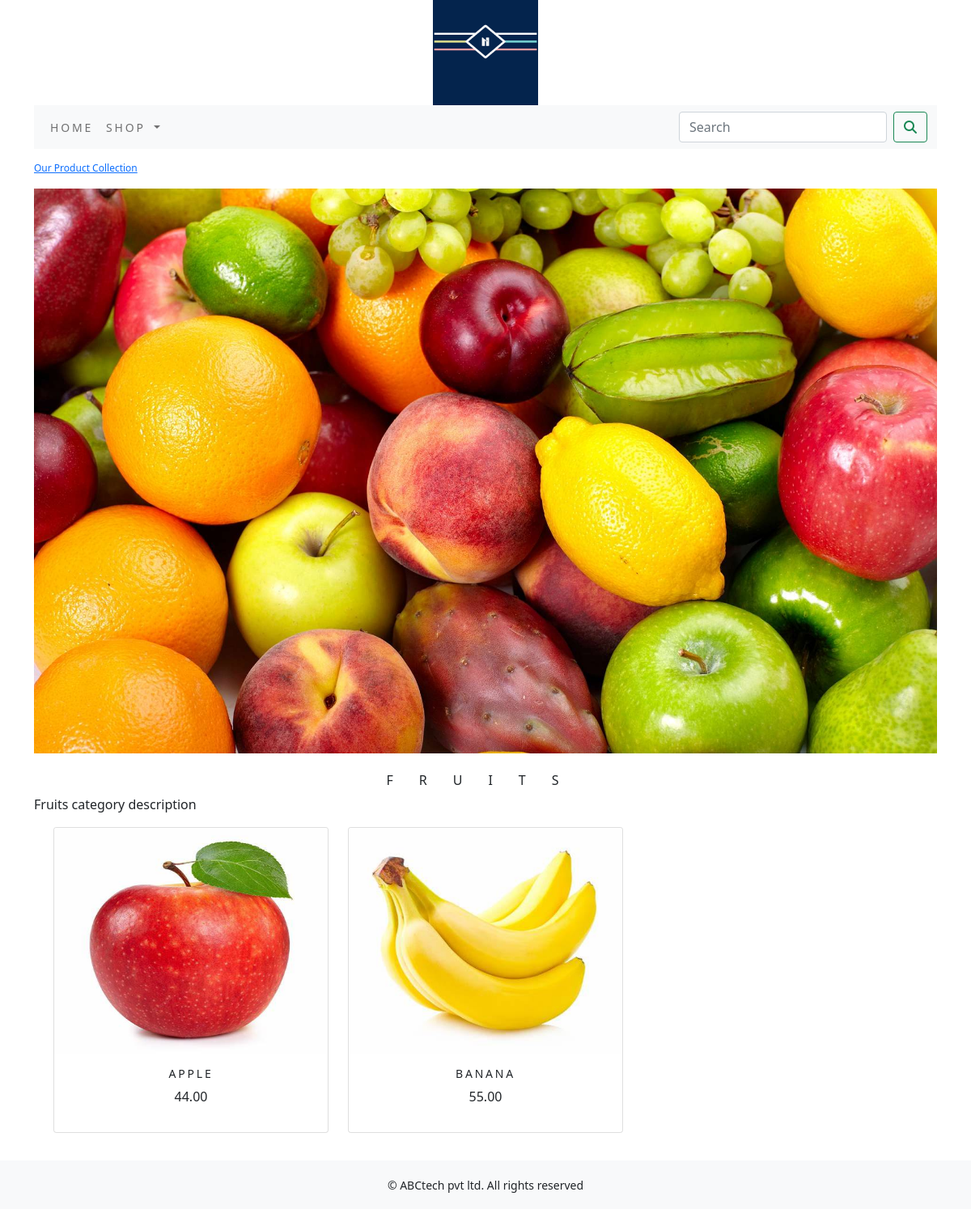
The app's page /shop/fruits/ with its own data.
### ecommerceApp1/models.py (models this page shows, shortened)
class Category(models.Model):
    name=models.CharField(max_length=250,unique=True)
    slug=models.SlugField(max_length=250,unique=True)
    description=models.TextField(blank=True)
    image=models.ImageField(upload_to='category',blank=True)
    class Meta:
        ordering= ('name', )
        verbose_name='category'
        verbose_name_plural = 'categories'
    def get_url(self):
        return reverse('ecommerceApp1:products_by_category', args=[self.slug])

class Product(models.Model):
    name = models.CharField(max_length=250, unique=True)
    slug = models.SlugField(max_length=250, unique=True)
    description = models.TextField(blank=True)
    price = models.DecimalField(max_digits=10, decimal_places=2)
    category = models.ForeignKey(Category,on_delete=models.CASCADE)
    image = models.ImageField(upload_to='product', blank=True)
    stock = models.IntegerField()
    available = models.BooleanField(default=True)
    created = models.DateTimeField(auto_now_add=True)
    updated = models.DateTimeField(auto_now=True)
    class Meta:
        ordering = ('name',)
        verbose_name = 'product'
        verbose_name_plural = 'products'
    def get_url(self):
        return reverse('ecommerceApp1:prodCatDetail', args=[self.category.slug,self.slug])

### ecommerceApp1/views.py (the view)
# urls.py: path('',views.allProdCat,name='allProdCat'),
def allProdCat(request,c_slug=None):
    c_page=None
    products_list=None
    if c_slug!=None: #if it is a category page
        c_page=get_object_or_404(Category,slug=c_slug)
        products_list=Product.objects.all().filter(category=c_page,available=True)
    else: #if it is home page
        products_list = Product.objects.all().filter(available=True)
    paginator=Paginator(products_list,6)
    try:
        page=int(request.GET.get('page','1'))
    except:
        page=1
    try:
        products=paginator.page(page)
    except (EmptyPage, InvalidPage):
        products=paginator.page((paginator.num_pages))
    return render(request,"category.html",{'category':c_page, 'products':products})

### cart/context_processors.py (called while the page is built)
def counter(request):
    item_count=0
    if 'admin' in request.path:
        return {}
    else:
        try:
            cart=Cart.objects.filter(cart_id=_cart_id(request))
            cart_items=CartItem.objects.all().filter(cart=cart[:1])
            for cart_item in cart_items:
                item_count += cart_item.quantity
        except Cart.DoesNotExist:
            item_count=0
    return dict(item_count=item_count)

### cart/views.py (called while the page is built)
def _cart_id(request):
    cart=request.session.session_key
    if not cart:
        cart=request.session.create()
    return cart

### ecommerceApp1/context_processors.py (called while the page is built)
def menu_links(request):
    links=Category.objects.all()
    return dict(links=links)

### templates/category.html (shortened to what this page needs)
{% extends 'base.html' %}
{% load static %}
{% block content %}
    {% if category %}
        <div>
            <div class="row my-row-class">
                <div class="mx-auto">
                    <p><a href="{% url 'ecommerceApp1:allProdCat' %}"> Our Product Collection </a> </p>
                </div>
            </div>
        </div>
    {% endif %}
<div class="mx-auto">
    {% if category %}
        <img class="my_image" src="{{category.image.url}}" alt="{{category.name}}">
</div>
    <br>
    <div>
        <h1 class="text-center my_title">{{category.name}}</h1>
        <p class="text-justify">{{category.description}}</p>
    </div>
    {% endif %}
    <div class="container">
        <div class="row mx-auto">
            {% for product in products.object_list %}
            <div class="my_bottom_margin col-9 col-sm-12 col-md-4 col-lg-4 ">
                <div class="card text-center" style="min-width: 18rem;">
                    <a href="{{product.get_url}}"> <img class="card-img-top my_image" style="height:280px;" src="{{product.image.url}}" alt="{{product.name}}"> </a>
                    <div class="card-body">
                        <h4>{{product.name}}</h4>
                        <p>{{product.price}}</p>
                    </div>
                </div>
            </div>
            {% endfor %}
        </div>
        <br>
    </div>
{% endblock %}

### static/css/custom.css (style rules this page uses)
body { font-family: 'Roboto', sans-serif; }
.my-row-class { padding-top:15px; }
.my-row-class .mx-auto { color:#000; font-size:12px; }
.my_image { width:100%; height:auto; }
.my_title { font-size:16px; text-transform:uppercase; letter-spacing:2em; }
.my_bottom_margin { margin-bottom:10px; }
.card-body h4 { font-size:14px; text-transform:uppercase; letter-spacing:.2em; }

### records on screen
Category: image (picture), name "FRUITS", description "Fruits category description"
Product: image (picture), name "APPLE", price "44.00"
Product: image (picture), name "BANANA", price "55.00"
